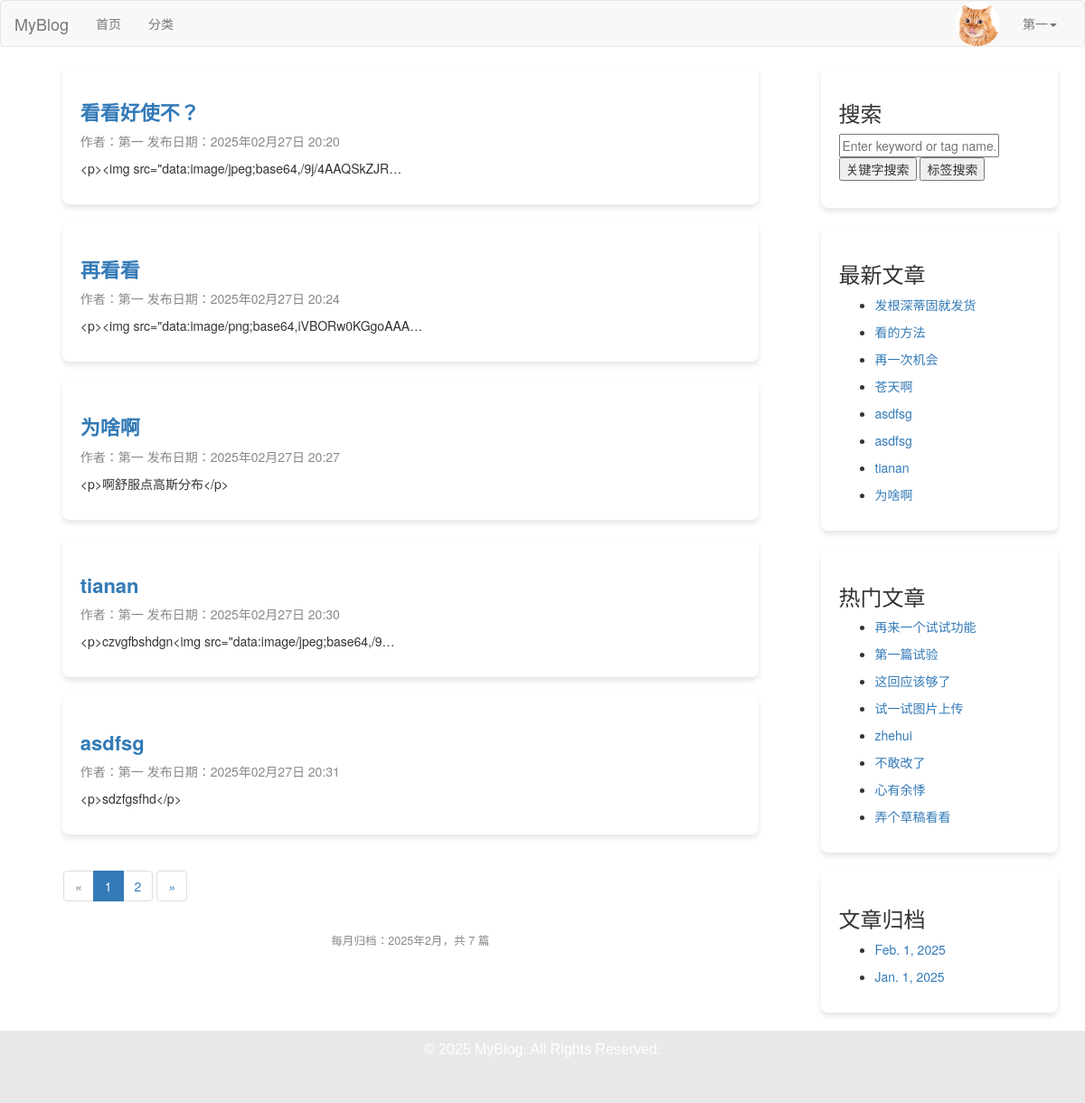
Page /archives/2025/2/ (signed in) on the earlier database version.
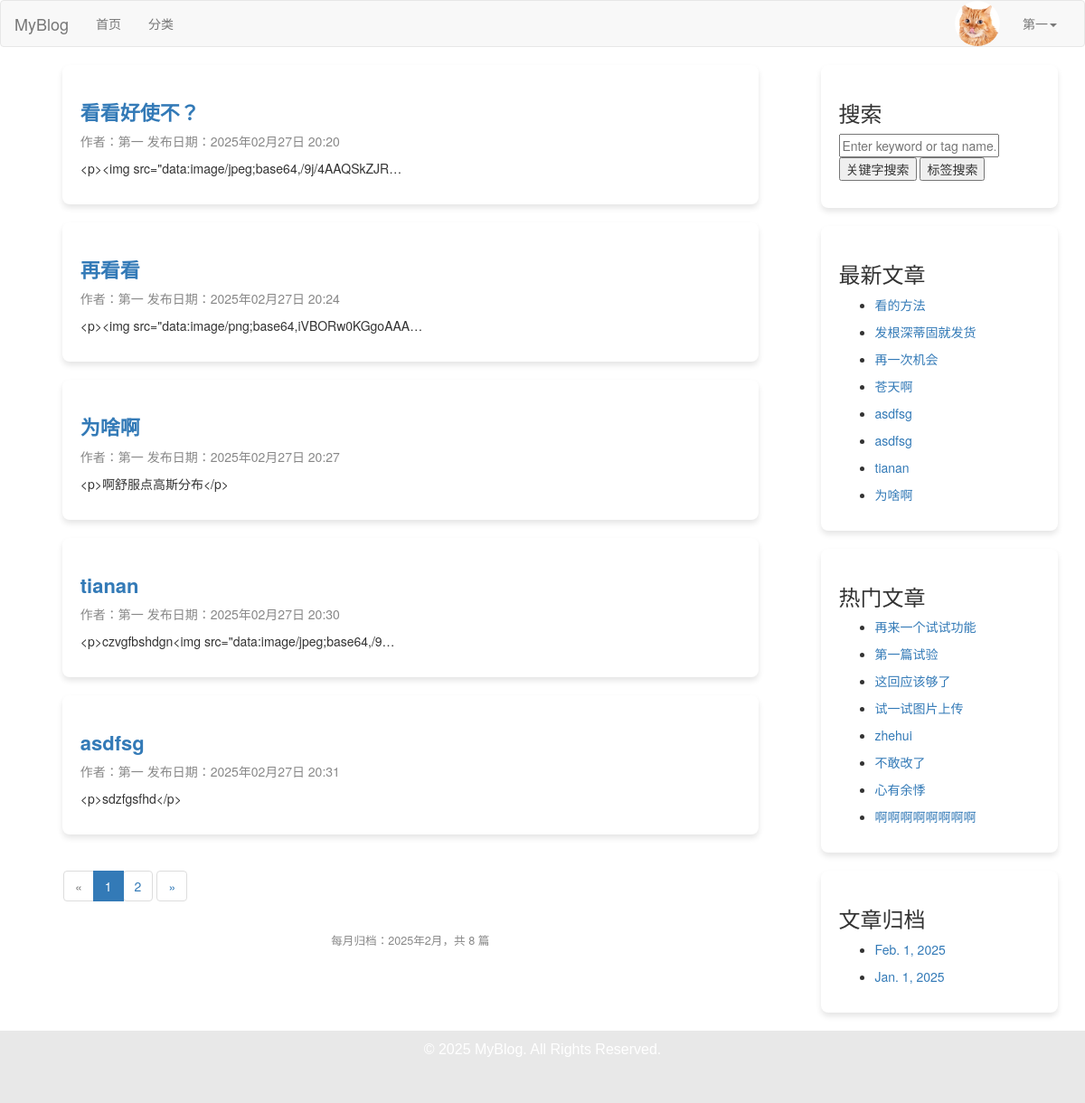
Same page on the later database version.
### blog/models.py (models this page shows, shortened)
class Post(models.Model):
    DRAFT = 'draft'
    PUBLISHED = 'published'
    STATUS_CHOICES = [
        (DRAFT, '草稿'),
        (PUBLISHED, '已发布'),
    ]
    title = models.CharField(max_length=61, verbose_name="文章标题")
    desc = models.TextField(max_length=200, blank=True, default="", verbose_name="文章描述")
    category = models.ForeignKey(Category, on_delete=models.CASCADE, verbose_name="分类")
    content = models.TextField(verbose_name="文章详情")
    tags = models.ManyToManyField(Tag, related_name='posts', verbose_name="文章标签")  # 修改为 ManyToManyField
    owner = models.ForeignKey(User, on_delete=models.CASCADE, verbose_name="作者")
    is_hot = models.BooleanField(default=False, verbose_name='是否热门')
    pv = models.IntegerField(default=0, verbose_name='浏览量')
    add_date = models.DateTimeField(auto_now_add=True, verbose_name="添加时间")
    pub_date = models.DateTimeField(auto_now=True, verbose_name="修改时间")
    status = models.CharField(max_length=10, choices=STATUS_CHOICES, default=DRAFT, verbose_name="状态")
    liked_users = models.ManyToManyField(
        User,
        related_name="liked_posts",
        blank=True,
        verbose_name="点赞用户",
    )
    favorited_users = models.ManyToManyField(
        User,
        related_name="favorited_posts",
        blank=True,
        verbose_name="收藏用户",
    )
    class Meta:
        verbose_name = "文章"
        verbose_name_plural = verbose_name

class Sidebar(models.Model):
    STATUS = (
        (1,'隐藏'),
        (2,'展示')
    )
    DISPLAY_TYPE = (
        (1,'搜索'),
        (2,'最新文章'),
        (3,'最热文章'),
        (4,'最近评论'),
        (5,'文章归档'),
        (6,'HTML')
    )
    title = models.CharField(max_length=50,verbose_name='模块名称')
    display_type = models.PositiveIntegerField(default=1,choices=DISPLAY_TYPE,verbose_name="展示类型")
    content = models.CharField(max_length=500,blank=True,default='',verbose_name="内容", help_text='如果设置的不是HTML类型，可为空')
    sort = models.PositiveIntegerField(default=1,verbose_name='排序',help_text='序号越大越靠前')
    status = models.PositiveIntegerField(default=2,choices=STATUS,verbose_name='状态')
    add_date = models.DateTimeField(auto_now_add=True,verbose_name="创建时间")
    class Meta:
        verbose_name="侧边栏"
        verbose_name_plural = verbose_name
        ordering = ['-sort']
    @classmethod
    def get_sidebar(cls):
        return cls.objects.filter(status=2)
    @property
    def get_content(self):
        from django.utils.html import escape
        request = get_current_request()  # 获取当前请求对象（需额外中间件支持）
        query = escape(request.GET.get('query', '')) if request else ''  # 安全获取 query
        if self.display_type == 1:
            context = {'query': query}  # 将 query 传递到模板上下文
            return render_to_string('sidebar/search.html', context=context)
        elif self.display_type == 2:
            context = {
            }
            return render_to_string('sidebar/new_post.html', context=context)
        elif self.display_type == 3:
            context = {
            }
            return render_to_string('sidebar/hot_post.html', context=context)
        elif self.display_type == 4:
            context = {
            }
            return render_to_string('comment.html', context=context)
        elif self.display_type == 5:
            context = {
            }
            return render_to_string('sidebar/archives.html', context=context)
        elif self.display_type == 6:
            return self.content

### blog/views/sidebar.py (the view)
# urls.py: path('archives/<int:year>/<int:month>/', sidebar.archives, name='archives'),
def archives(request, year, month):
    post_queryset = Post.objects.filter(
        status=Post.PUBLISHED,
        add_date__year=year,
        add_date__month=month
    )
    paginator = Paginator(post_queryset, 5)  # 每页 5 篇文章
    page = request.GET.get('page')
    try:
        posts = paginator.page(page)
    except PageNotAnInteger:
        posts = paginator.page(1)
    except EmptyPage:
        posts = paginator.page(paginator.num_pages)
    context = {'posts': posts, 'year': year, 'month': month}
    return render(request, 'sidebar/archives_list.html', context)

### blog/templatetags/category.py (called while the page is built)
@register.simple_tag
def get_sidebar_list():
    return Sidebar.get_sidebar()

@register.simple_tag
def get_new_post():
    return Post.objects.order_by('-pub_date')[:8]

@register.simple_tag
def get_hot_pv_post():
    return Post.objects.order_by('-pv')[:8]

@register.simple_tag
def get_archives():
    return Post.objects.dates('add_date', 'month', order='DESC')[:8]

### blog/templates/sidebar/archives_list.html (shortened to what this page needs)
{% extends 'layout/base.html' %}
{% load static %}
{% load category %}
{% block css %}
    <link rel="stylesheet" href="{% static 'css/account.css' %}">
{% endblock %}
{% block content_left %}
    <section class="section">
        <div class="container blog-container">
            {% for post in posts %}
                <div class="box blog-box">
                    <h1 class="title small-title">
                        <a href="{% url 'blog:post_detail' post.id %}">{{ post.title }}</a>
                    </h1>
                    <p class="subtitle post-info">
                        作者：{{ post.owner.username }} 发布日期：{{ post.add_date|date:"Y年m月d日 H:i" }}
                    </p>
                    <p>{{ post.content|truncatechars:50 }}</p>
                </div>
            {% empty %}
                <p>暂无文章。</p>
            {% endfor %}
        </div>
        <nav aria-label="Page navigation">
            <ul class="pagination">
                {% if posts.has_previous %}
                    <li>
                        <a href="?page={{ posts.previous_page_number }}" aria-label="Previous">
                            <span aria-hidden="true">«</span>
                        </a>
                    </li>
                {% else %}
                    <li class="disabled">
                        <span aria-hidden="true">«</span>
                    </li>
                {% endif %}
                {% for num in posts.paginator.page_range %}
                    {% if posts.number == num %}
                        <li class="active">
                            <span>{{ num }} <span class="sr-only">(current)</span></span>
                        </li>
                    {% else %}
                        <li>
                            <a href="?page={{ num }}">{{ num }}</a>
                        </li>
                    {% endif %}
                {% endfor %}
                {% if posts.has_next %}
                    <li>
                        <a href="?page={{ posts.next_page_number }}" aria-label="Next">
                            <span aria-hidden="true">»</span>
                        </a>
                    </li>
                {% else %}
                    <li class="disabled">
                        <span aria-hidden="true">»</span>
                    </li>
                {% endif %}
            </ul>
        </nav>
    </section>
<div class="archive-summary">
    每月归档：{{ year }}年{{ month }}月，共 {{ posts.paginator.count }} 篇
</div>
{% endblock %}

### blog/templates/layout/base.html (shortened to what this page needs)
{% load static %}
{% load category %}
<!DOCTYPE html>
<html lang="en">
<head>
    <link rel="stylesheet" href="{% static 'plugin/bootstrap/css/bootstrap.css' %}">
    <link rel="stylesheet" href="{% static 'plugin/font-awesome/css/font-awesome.min.css' %}">
    <link rel="stylesheet" href="{% static 'css/blog.css' %}">
    <link href="https://cdn.quilljs.com/1.3.6/quill.snow.css" rel="stylesheet">
    <link href="{% static 'plugin/bootstrap-datepicker-1.10.0/dist/css/bootstrap-datepicker.min.css' %}"
          rel="stylesheet">
    <link rel="stylesheet" href="{% static 'plugin/bootstrap-select-1.13.14/dist/css/bootstrap-select.min.css' %}">
    <link rel="stylesheet" href="{% static 'plugin/select2-develop/dist/css/select2.min.css' %}">
    {% block css %}
    {% endblock %}
</head>
<body>
<nav class="navbar navbar-default">
    <div class="container-fluid">
        <div class="navbar-header">
            <a class="navbar-brand" href="{% url 'blog:index' %}">MyBlog</a>
        </div>
        <div class="collapse navbar-collapse" id="bs-example-navbar-collapse-1">
            <ul class="nav navbar-nav">
                <li><a href="{% url 'blog:index' %}">首页<span class="sr-only">(current)</span></a></li>
                <li><a href="{% url 'blog:category_list' %}">分类</a></li>
            </ul>
            <ul class="nav navbar-nav navbar-right">
                {% if request.user.is_authenticated %}
                    <li class="user-avatar">
                        <img src="{{ request.user.userprofile.image.url }}" alt="User Avatar" class="avatar-img">
                    </li>
                    <li class="dropdown">
                        <a href="#" class="dropdown-toggle" data-toggle="dropdown" role="button" aria-haspopup="true"
                           aria-expanded="false">
                            {{ request.user.username }}<span class="caret"></span>
                        </a>
                    </li>
                {% else %}
                    <li><a href="{% url 'users:login' %}">登录</a></li>
                    <li><a href="{% url 'users:register' %}" target="_blank">注册</a></li>
                {% endif %}
            </ul>
        </div>
    </div>
</nav>
{% block content %}
    <div class="container content-container">
        <div class="row">
            <div class="col-md-9 content-left">
                {% block content_left %}
                {% endblock %}
            </div>
            <div class="col-md-3 content-right">
                {% block content_right %}
                    {% get_sidebar_list as sidebar_list %}
                    {% for sidebar in sidebar_list %}
                        <div class="blog-box">
                            <h3>{{ sidebar.title }}</h3>
                            <p>{{ sidebar.get_content|safe }}</p>
                        </div>
                    {% endfor %}
                {% endblock %}
            </div>
        </div>
    </div>
{% endblock %}
{% block footer %}
    <footer class="footer">
        <div class="container text-center">
            <p>© 2025 MyBlog. All Rights Reserved.</p>
            <div class="social-icons">
                <a href="#" class="social-icon"><i class="fa fa-facebook"></i></a>
                <a href="#" class="social-icon"><i class="fa fa-twitter"></i></a>
                <a href="#" class="social-icon"><i class="fa fa-linkedin"></i></a>
                <a href="#" class="social-icon"><i class="fa fa-instagram"></i></a>
            </div>
        </div>
    </footer>
{% endblock %}
</body>
</html>

### blog/templates/sidebar/search.html
<form method="GET" class="search-form">
    <input
        type="text"
        name="query"
        placeholder="Enter keyword or tag name..."
        value="{{ query|default_if_none:'' }}"
        class="search-input"
    >
    <button type="submit" formaction="{% url 'blog:search' %}" class="search-button">关键字搜索</button>
    <button type="submit" formaction="{% url 'blog:tag_search' %}" class="search-button">标签搜索</button>
</form>

### blog/templates/sidebar/new_post.html
{% load category %}
{% get_new_post as post_list %}
{% for post in post_list %}
    <ul>
    <li><a href="{% url 'blog:post_detail' post.id %}">{{ post.title }}</a> </li>
    </ul>
{% endfor %}

### blog/templates/sidebar/hot_post.html
{% load category %}
{% get_hot_pv_post as post_list %}
{% for post in post_list %}
    <ul>
    <li><a href="{% url 'blog:post_detail' post.id %}">{{ post.title }}</a> </li>
    </ul>
{% endfor %}

### blog/templates/sidebar/archives.html
{% load category %}
{% get_archives as archives_list %}
{% for archive in archives_list %}
    <ul>
    <li><a href="{% url 'blog:archives' archive.year archive.month %}">{{ archive }}</a> </li>
    </ul>
{% endfor %}

Differences in the rows shown:
changed Post "看的方法": moves up the list
changed Sidebar "热门文章": loses Post (title "弄个草稿看看"); gains Post (title "啊啊啊啊啊啊啊啊")
Other differences:
{{ posts.paginator.count }}: "7" → "8"
